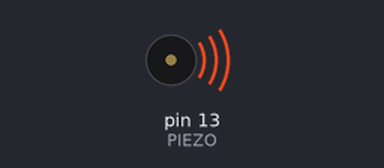
Recording of a sketch running on a simulated Arduino Uno, built with avr-gcc and run on an emulated ATmega328P. Parts: buzzer (waves = sounding).

Above: at 0.2 s.
At 2.67 s:
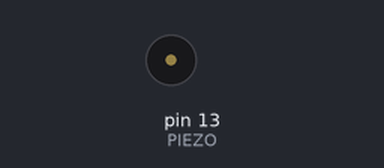
Timing chart, 0 to 3.0 s (numbered marks = the images above):
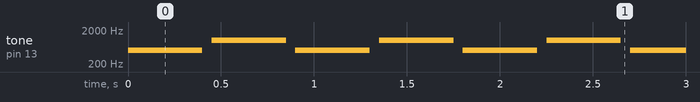

The sketch:

main.ino
```cpp
#define set(x) |= (1<<x)
#define clr(x) &=~(1<<x)
#define inv(x) ^=(1<<x)

#define PIEZO 13

void setup() {
  pinMode(PIEZO, OUTPUT); // set pc5 to output...
}

uint8_t unlock = 0;

void loop() {
  tone(PIEZO, 500, 400);
  delay(450);
  tone(PIEZO, 1000, 400);
  delay(450);
}
```

Measured:
- by itself, tone on pin 13 (PIEZO): repeats every 0.90 s: silent 0.05 s, 1000 Hz 0.40 s, silent 0.05 s, 500 Hz 0.40 s
